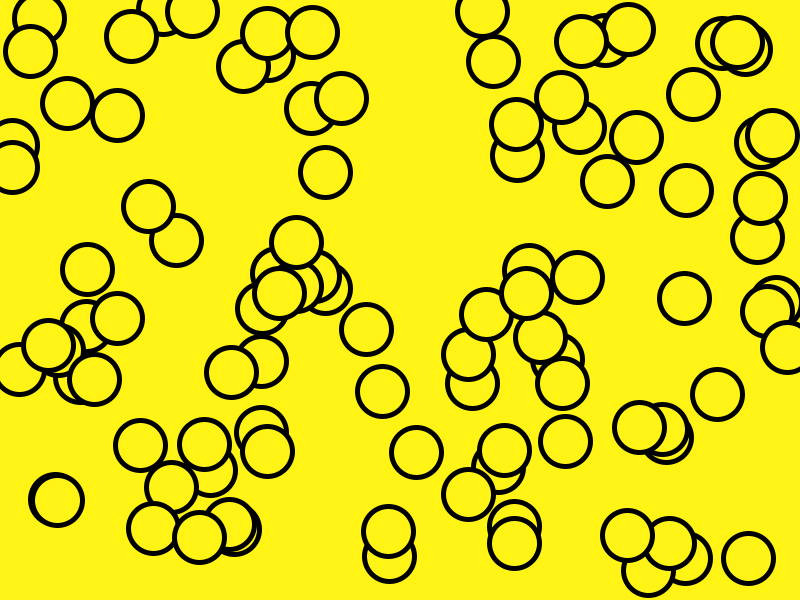
Frame 1 (no input)
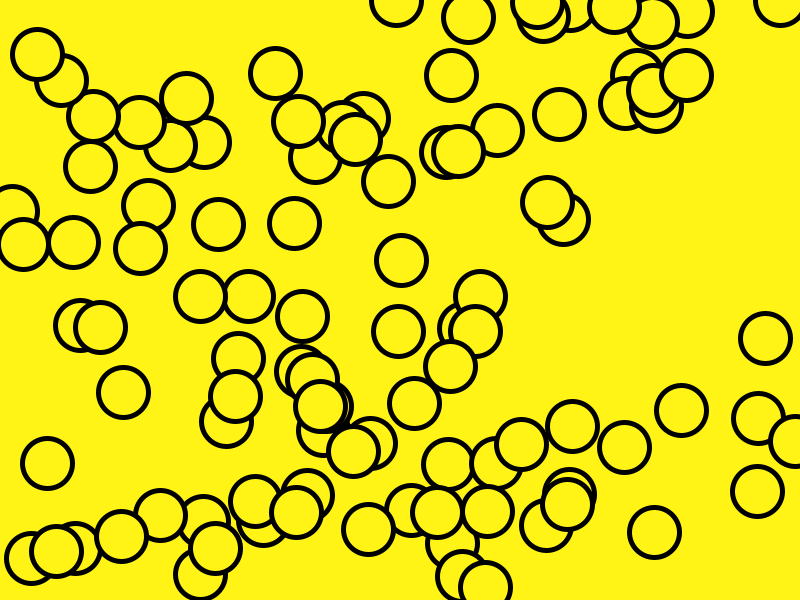
Frame 60 (the mouse pressed at the canvas centre just before this capture)
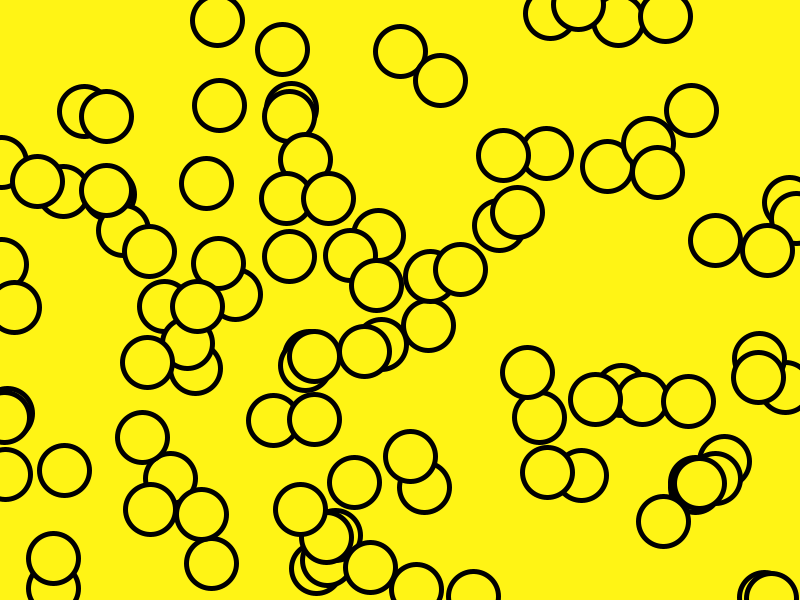
Frame 120 (the mouse held since frame 60 and released just before this capture)

The Processing sketch that drew these frames (run headless with seeded random() and noise(); from frame 60 on, the mouse is pressed at the canvas centre):

// Processing sketch: processing_40351
// ── processing_40351.pde

float x,y;

void setup()
{
 size(800,600); 
 smooth();
 strokeWeight(5);

}


void draw()
{
  background(#FFF415);
  
  for(int i=0; i<100; i=i+1)
  {
  fill(#FFF415);
  ellipse(random(0,800),random(0,600), 50,50);

  }
}
